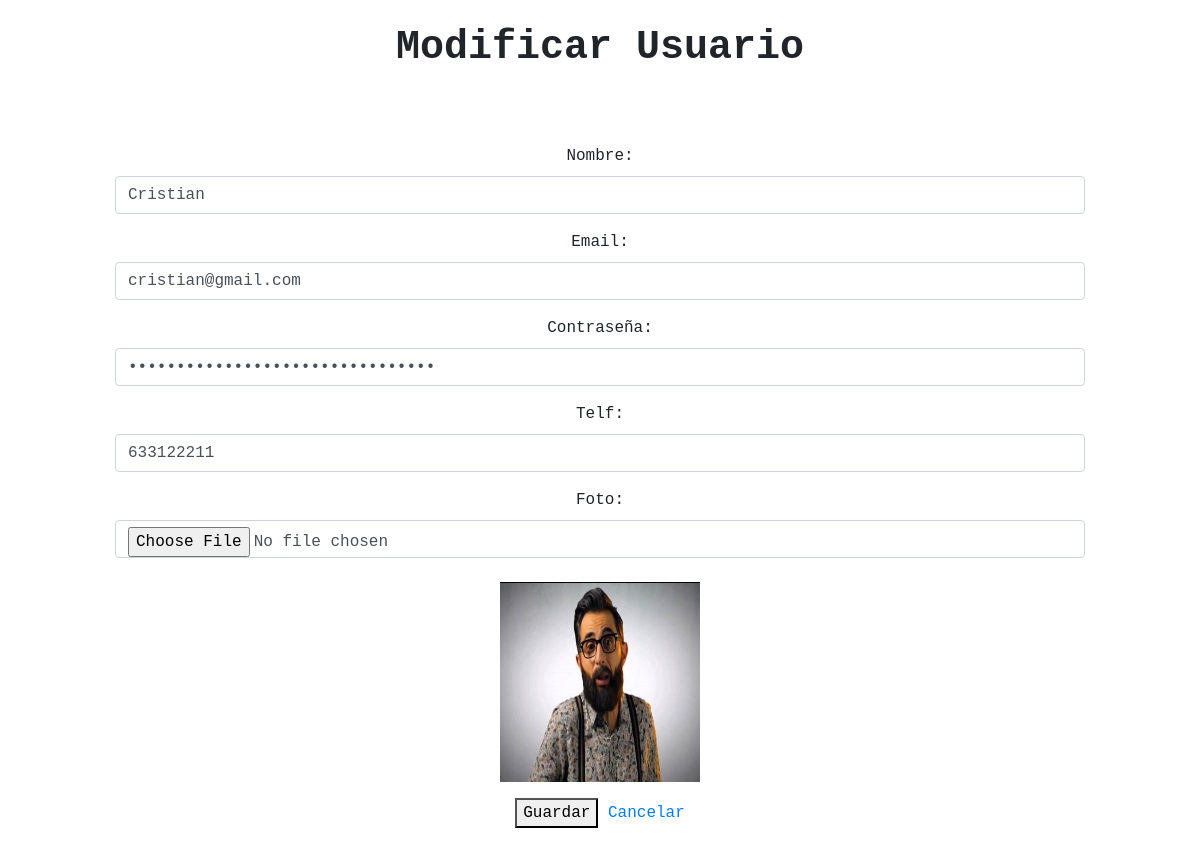
/view/formulario_modificar_admin.php?id_usuario=2 (signed in), run on the app's committed database.
### tables this page shows
CREATE TABLE `tbl_usuarios` (
  `id_usuario` int(11) NOT NULL,
  `nombre_usuario` varchar(20) NOT NULL,
  `email_usuario` varchar(30) NOT NULL,
  `contra_usuario` char(32) NOT NULL,
  `telf_usuario` int(9) NOT NULL,
  `img_usuario` varchar(50) NOT NULL
);

### view/formulario_modificar_admin.php (the view, shortened to what this page needs)
<!DOCTYPE html>
<html>
<head>
    <link rel="stylesheet" href="https://stackpath.bootstrapcdn.com/bootstrap/4.4.1/css/bootstrap.min.css">
    <link rel="stylesheet" type="text/css" href="../css/style.css">
</head>
<body>
    <br>
<center>
<div class="caja">
    <h1><b>Modificar Usuario</b></h1>
    <br>
    <br>
    <?php
        $id_usuario=$_REQUEST['id_usuario'];
        require_once '../services/conexion.php';
        $sql=$pdo->prepare("SELECT * FROM tbl_usuarios WHERE id_usuario=?");
        $sql->bindParam(1, $id_usuario);
        $sql->execute();
        $listaUsuarios=$sql->fetchAll(PDO::FETCH_ASSOC);
        foreach($listaUsuarios as $usuarios){
    ?>
    <form action="../processes/modificar_admin.php" method="post" enctype="multipart/form-data" >
        <div class="form-group">
            <label class="control-label col-sm-2" for="nombre_usuario">Nombre:</label>
            <div class="col-sm-10">
                <input type="text" class="form-control" id="nombre_usuario" name="nombre_usuario" size="20" value="<?php echo "$usuarios[nombre_usuario]";?>">
            </div>
        </div>
        <div class="form-group">
            <label class="control-label col-sm-2" for="email_usuario">Email:</label>
            <div class="col-sm-10">
                <input type="email" class="form-control" id="email_usuario" name="email_usuario" size="30" value="<?php echo "$usuarios[email_usuario]";?>">
            </div>
        </div>
        <div class="form-group">
            <label class="control-label col-sm-2" for="contra_usuario">Contraseña:</label>
            <div class="col-sm-10">
                <input type="password" class="form-control" id="contra_usuario" name="contra_usuario" size="32" value="<?php echo "$usuarios[contra_usuario]";?>">
            </div>
        </div>
        <div class="form-group">
            <label class="control-label col-sm-2" for="telf_usuario">Telf:</label>
            <div class="col-sm-10">
                <input type="number" class="form-control" id="telf_usuario" name="telf_usuario" size="9" value="<?php echo "$usuarios[telf_usuario]";?>">
            </div>
        </div>
        <div class="form-group">
            <label class="control-label col-sm-2" for="img_admin">Foto:</label>
            <div class="col-sm-10">
                <input type="file" class="form-control" id="img_admin" accept="image/*" name="file">
                <br>
                <?php echo "<td><img style='width:200px;height:200px;' src='{$usuarios['img_usuario']}'</td>";?>
            </div>
        </div>
        <div class="form-group">
            <div class="col-sm-offset-2 col-sm-10">
                <button type="submit" class="button-1" name="guardar" >Guardar</button>
                <a href='verusuariosadmin.php' class='button-2'>Cancelar</a>
            </div>
        </div>
    </form>
    <?php } ?>
</center>
</body>
</html>

### css/style.css (style rules this page uses)
* { box-sizing: border-box; font-family: monospace; }
body { margin: 0; }

### data on the page
tbl_usuarios: nombre_usuario "Cristian", email_usuario "cristian@gmail.com", telf_usuario "633122211", img_usuario (picture)
